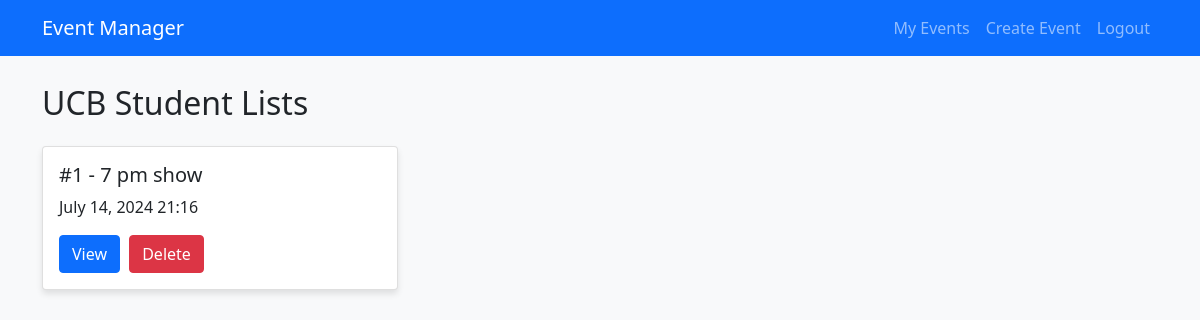
The app's page / (signed in) with its own data.
### events/models.py (models this page shows, shortened)
class Event(models.Model):
    title = models.CharField(max_length=200)
    date = models.DateTimeField(default=timezone.now)
    organizer = models.ForeignKey(User, on_delete=models.CASCADE)
    order = models.PositiveIntegerField(default=0)
    class Meta:
        ordering = ['order', 'date']

### events/views.py (the view)
# urls.py: path('', views.event_list, name='event_list'),
@login_required
def event_list(request):
    events = Event.objects.filter(organizer=request.user)
    return render(request, 'events/event_list.html', {'events': events})

### events/templates/events/event_list.html (shortened to what this page needs)
{% extends 'events/base.html' %}
{% block content %}
    <h2 class="mb-4">UCB Student Lists</h2>
    <div class="row">
        {% for event in events %}
            <div class="col-md-4">
                <div class="card">
                    <div class="card-body">
                        <h5 class="card-title">#{{ event.order }} - {{ event.title }}</h5>
                        <p class="card-text">{{ event.date|date:"F d, Y H:i" }}</p>
                        <a href="{% url 'event_detail' event.id %}" class="btn btn-primary btn-custom">View</a>
                        <form method="post" action="{% url 'delete_event' event.id %}" style="display: inline;">
                            <button type="submit" class="btn btn-danger btn-custom" onclick="return confirm('Are you sure you want to delete this event?')">Delete</button>
                        </form>
                    </div>
                </div>
            </div>
        {% empty %}
            <div class="col-12">
                <p>No events found.</p>
            </div>
        {% endfor %}
    </div>
{% endblock %}

### events/templates/events/base.html (style rules this page uses)
body { padding-top: 60px; background-color: #f8f9fa; }
.card { margin-bottom: 20px; box-shadow: 0 4px 6px rgba(0, 0, 0, 0.1); }
.btn-custom { margin-right: 5px; }

### records on screen
Event: order "1", title "7 pm show", date "July 14, 2024 21:16"
